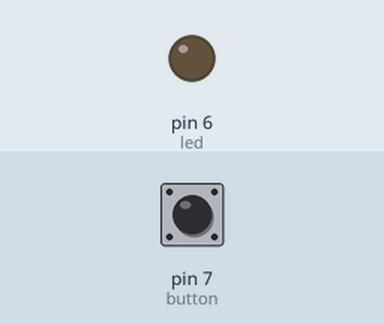
The sketch below on a simulated Arduino Uno, built with avr-gcc and run on an emulated ATmega328P. Shown: output pins drawn as LEDs (lit = HIGH). Inputs (shaded band) come from the test bench; at power-on: pin 7 (button) LOW.

Above: at 1.2 s.
1.3 s: pin 7 (button) pulled HIGH for 0.15 s
At 2.1 s:
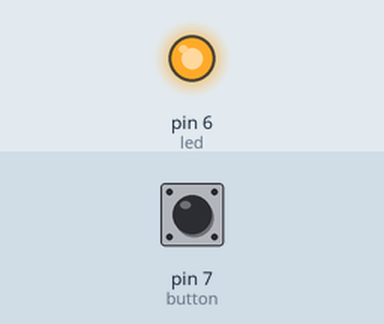
2.9 s: pin 7 (button) pulled HIGH for 1 s
At 3.3 s:
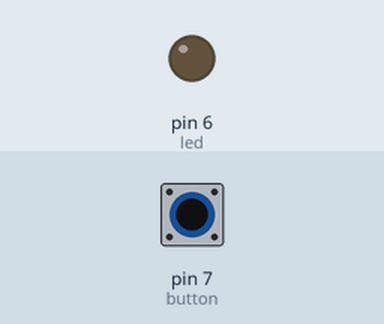
5.4 s: pin 7 (button) pulled HIGH for 3.2 s
At 6.4 s:
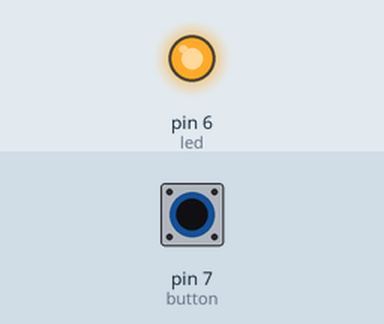
Timing chart, 0 to 8.4 s (numbered marks = the images above; inputs shaded):
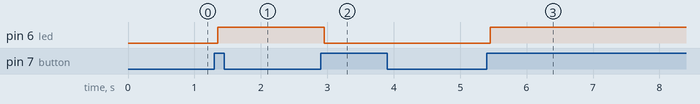

Measured:
- after the input at 1.3 s, pin 6 (led): LOW → HIGH after 0.05 s
- after the input at 2.9 s, pin 6 (led): HIGH → LOW after 0.05 s
- after the input at 5.4 s, pin 6 (led): LOW → HIGH after 0.05 s

The sketch:

apertar-soltar-botao.ino
```cpp
// C++ code
//

int led = 6;
int button = 7;
int estado = 0; //0 = apagado, 1 = aceso
int cont = 0;

void setup()
{
  pinMode(led, OUTPUT);
  pinMode(button, INPUT);
}

void loop()
{
  int valor = digitalRead(button); //indicar qual porta voce esta lendo
  delay(50);

  if(valor == HIGH && cont == 0){
    estado = !estado; //se está apagado, acendeu se está aceso, apagou
    digitalWrite(led, estado);
    cont = 1;
  }
  else if(valor == LOW){ //o botão não está pressionado
    cont = 0; //se o botão não estiver pressionado (LOW) e o contador não for 0 (ele já acendeu o botão uma vez),
    //o contador deverá ser 0
  }
}
```

acender-led.c
```cpp
// C++ code
//

int led = 5;

//função executada somente uma vez
void setup()
{
  pinMode(led, OUTPUT); //a porta do led 5 é uma saída digital
}

void loop()
{
  digitalWrite(led, HIGH); //nivel logico alto na porta do led, acender o led
  digitalWrite(led, LOW); //nivel logico baixo na porta do led, apaga


}
```
